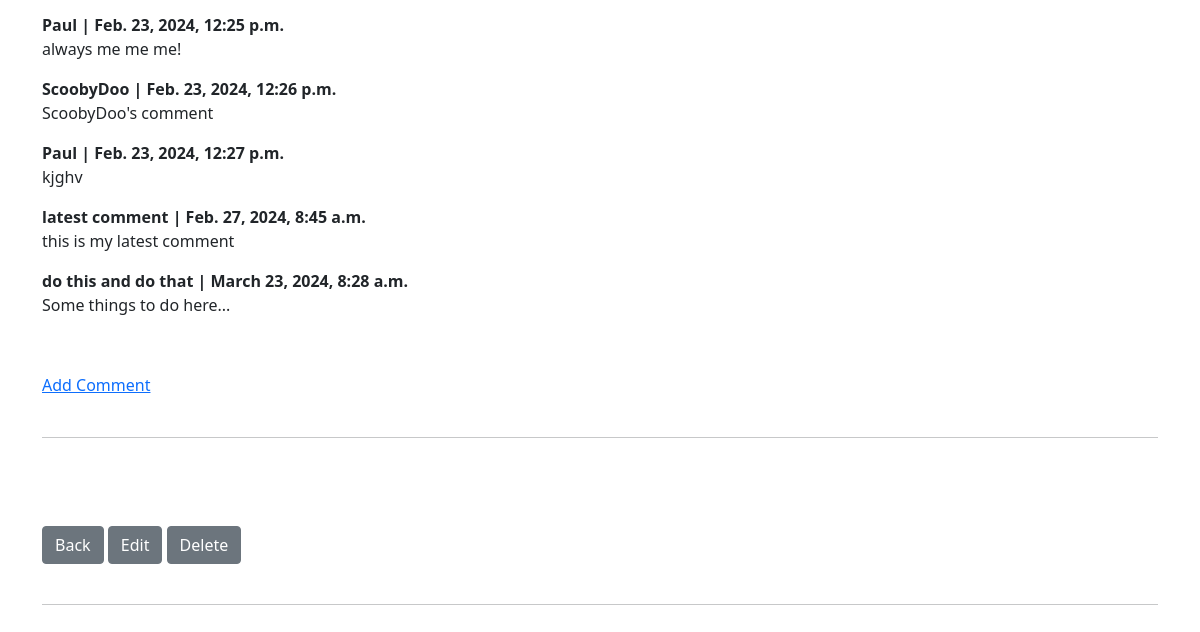
Before: /task/26 (signed in, lower part) with the older database file.
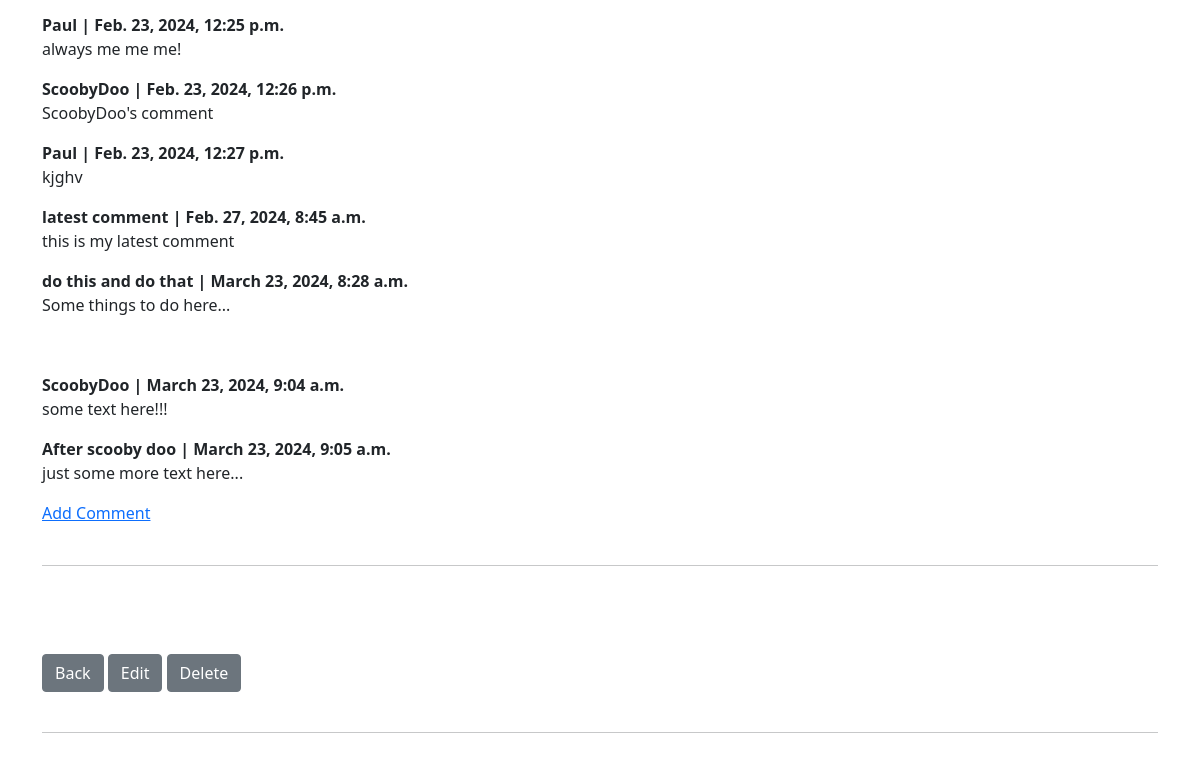
After: the same page with the newer database file.
### task/models.py (models this page shows, shortened)
class Comment(models.Model):
    task = models.ForeignKey(Task, related_name='comments', on_delete=models.CASCADE)
    name = models.CharField(max_length=200)
    comment_date = models.DateTimeField(auto_now_add=True)
    body = RichTextField(blank=True, null=True)

### task/views.py (the view)
# urls.py: path('task/<int:pk>', TaskDetailView.as_view(), name='task-detail'),
class TaskDetailView(CategoryMixin, DetailView):
    model = Task
    template_name = 'task/task_detail.html'
    def get_context_data(self, *args, **kwargs):
        context = super().get_context_data(*args, **kwargs)
        db_likes = get_object_or_404(Task, id=self.kwargs['pk'])
        total_likes = db_likes.total_likes()
        liked = False
        if db_likes.likes.filter(id=self.request.user.id).exists():
            liked = True
        context['total_likes'] = total_likes
        context['liked'] = liked
        return context

### task/models.py (called while the page is built)
    def __str__(self):
        return self.category_name

    def total_likes(self):
        return self.likes.count()

### task/views.py (called while the page is built)
    def get_context_data(self, *args, **kwargs):
        cat_list = Category.objects.all()
        context = super().get_context_data(*args, **kwargs)
        context['cat_list'] = cat_list
        return context

### task/templates/task/task_detail.html (shortened to what this page needs)
{% extends 'task/base.html' %}
{% load static %}
{% block content %}
{% if user.is_authenticated %}
{% if user.id == task.author.id %}
<br>
<hr><h3>Comments...</h3> <br>
{% if not task.comments.all %}
There are no comments yet, but you can add one <a href="{% url 'add_comment' task.pk %}">here</a>
{% else %}
<a href="{% url 'add_comment' task.pk %}">Add Comment</a><br><br>
{% for comment in task.comments.all %}
<strong>{{ comment.name }} | {{ comment.comment_date }}</strong>
<br>
{{ comment.body|safe }}
{% endfor %}
<a href="{% url 'add_comment' task.pk %}">Add Comment</a><br><br><hr>
{% endif %}
<br><br><br>
<a href="{% url 'all-tasks' %}" class="btn btn-secondary">Back</a>
<a href="{% url 'edit_task' task.pk %}" class="btn btn-secondary">Edit</a>
<a class="btn btn-secondary" href="{% url 'delete_task' task.pk %}">Delete</a>
<br><br>
<hr><br>
{% else %}
<h2>You're trying to access a restricted territory... someone else's tasks!!!</h2>
{% endif %}
{% endif %}
{% endblock %}

Changed rows visible on the page:
added Comment: name "ScoobyDoo", comment_date "March 23, 2024, 9:04 a.m.", body "some text here!!!"
added Comment: name "After scooby doo", comment_date "March 23, 2024, 9:05 a.m.", body "just some more text here..."
